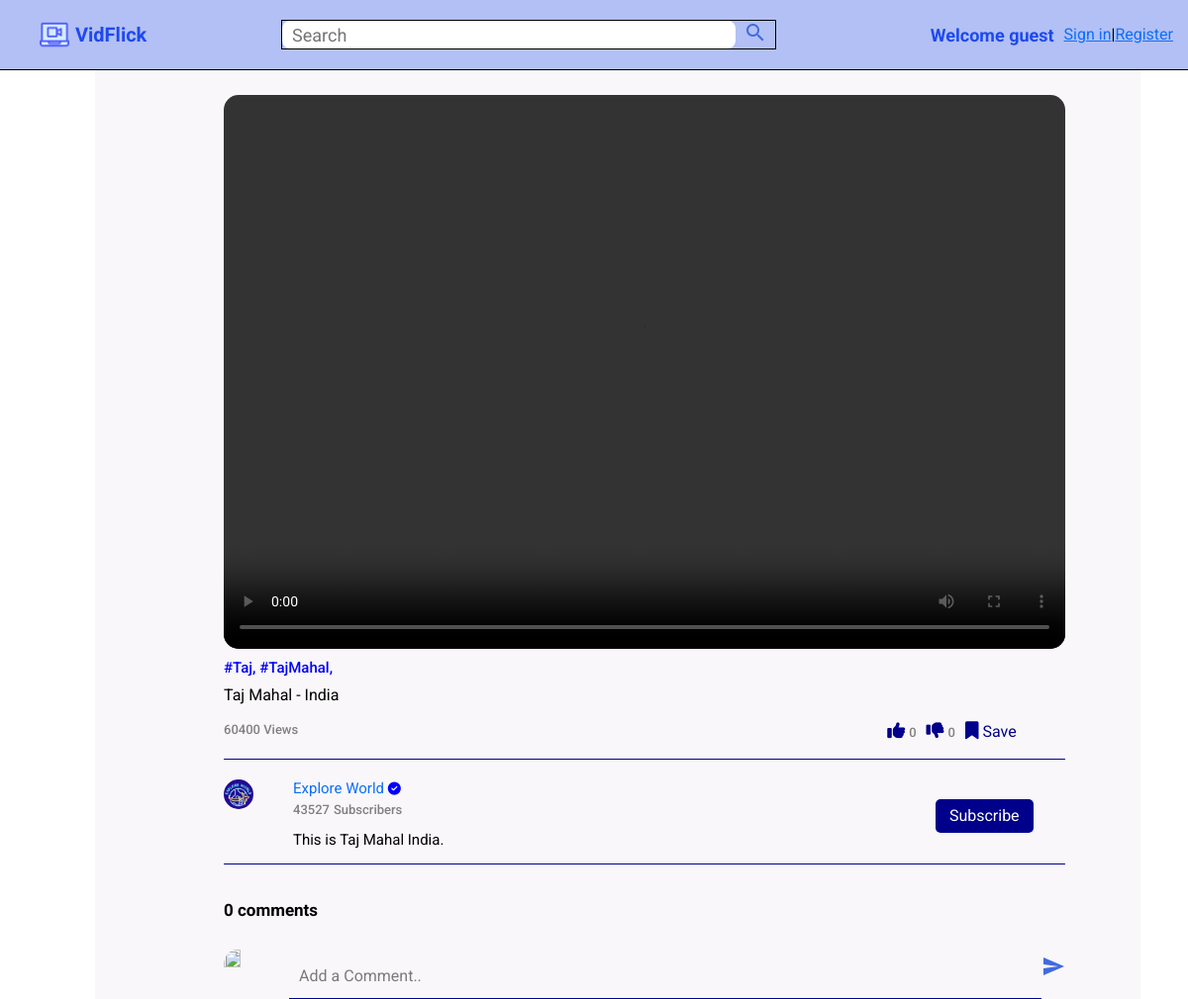
/watch/19/, run on the app's committed database.
### core/models.py (models this page shows, shortened)
class Video(models.Model):
    video = models.FileField(upload_to=user_directory_path)  # getting video from user and storing with user id by calling user_directory_path function.
    image = models.ImageField(upload_to=user_directory_path,null=True,blank=True)
    title = models.CharField(max_length=100)
    description = models.TextField(null=True, blank=True)
    tags = TaggableManager()
    date = models.DateTimeField(auto_now_add=True) # auto_now_add means it will take time and date of uploading the video.
    visibility =  models.CharField(choices=VISIBILITY,max_length=100,default='public')
    user = models.ForeignKey(User, on_delete=models.SET_NULL, null=True,related_name="user") # on_delete to specify if user get's delet then video should also get delete or not. CASCADE (delete)and SET_NULL(keep)
    views = models.IntegerField(default=0)
    likes = models.ManyToManyField(User,related_name="likes")
    dislikes = models.ManyToManyField(User,related_name="dislikes")

### userauths/models.py (models this page shows, shortened)
class User(AbstractUser):
    email = models.EmailField(unique=True,null=True)
    username = models.CharField(max_length=1000)
    groups = models.ManyToManyField(
        'auth.Group',
        related_name='userauths_groups',
        blank=True
    )
    user_permissions = models.ManyToManyField(
        'auth.Permission',
        related_name='userauths_permissions',
        blank=True
    )
    USERNAME_FIELD = "email"
    REQUIRED_FIELDS = ["username"]

### channel/models.py (models this page shows, shortened)
class Channel(models.Model):
    channel_art = models.ImageField(upload_to=user_directory_path,null=True,blank=True)
    image = models.ImageField(upload_to=user_directory_path,null=True,blank=True)
    full_name = models.CharField(max_length=100)
    channel_name = models.CharField(max_length=100)
    description = models.TextField(null=True, blank=True)
    keywords = TaggableManager()
    joined = models.DateTimeField(auto_now_add=True)
    status =  models.CharField(choices=STATUS,max_length=100,default='active')
    user = models.OneToOneField(User, on_delete=models.SET_NULL, null=True,related_name="channel_user")
    subscribers = models.ManyToManyField(User, related_name="user_sub")
    subs = models.IntegerField(default=0)
    verified = models.BooleanField(default=False)
    feature = models.BooleanField(default=True)
    bussiness_email = models.CharField(max_length=500, null=True)
    bussiness_location = models.CharField(max_length=500, null=True)

### core/views.py (the view)
# urls.py: path("watch/<int:pk>/",views.videoDetail, name="video-detail"),
def videoDetail(request,pk):
    video = Video.objects.get(id=pk)
    channel = Channel.objects.get(user=video.user)
    video.views =  video.views + 1
    video.save()
    comment = Comment.objects.filter(active=True,video=video).order_by("-date")  #order by("-date") to get latest comments top
    context = {
        "video": video,
        "comment":comment,
        "channel":channel,
    }
    return render(request,'video.html',context)

### channel/context_processors.py (called while the page is built)
def user_channel(request):
    if request.user.is_authenticated:
        try:
            channel = Channel.objects.get(user=request.user)
        except Channel.DoesNotExist:
            channel = None
    else:
        channel = None
    return {'channel': channel}

### templates/video.html (shortened to what this page needs)
{% extends 'base.html' %}
{% block content %}
{% include 'userauths/message.html'%}
{% load static %}
<!DOCTYPE html>
<html lang="en">
<head>
    <link rel="stylesheet" type="text/css" href="{% static 'css/style.css'%}">
    <link rel="stylesheet" type="text/css" href="{% static 'css/video.css'%}">
    <link rel="stylesheet" href="https://cdnjs.cloudflare.com/ajax/libs/font-awesome/6.7.2/css/all.min.css" />
</head>
<body>
    <main class="single_pages">
        <section class="video_items flex">
            <div class="left">
                <div class="left_content">
                    <video controls class="video-player">
                        <source src="{{video.video.url}}" type="video/mp4">
                    </video>
                    <div class="tag">
                        <label for="" class="tags">
                            {% for t in video.tags.all%}
                                #{{t.name}},
                            {% endfor %}
                        </label>
                        <p>{{video.title}}</p>
                    </div>
                    <div class="view flex border_bottom">
                        <div class="view-text">
                            <span>{{video.views}} Views</span>
                        </div>
                        <div class="flex">
                            <div class="icon">
                                <a href="{% url 'liked-video' video.id %}"><button id="like-button" onclick="addlike()"><i class="fa fa-thumbs-up"></i></button></a>
                                <label for=""><span id="like-count">0</span></label>
                            </div>
                            <div class="icon">
                                <button id="dislike-button" onclick="adddislike()"><i class="fa fa-thumbs-down"></i></button>
                                <label for=""><span id="dislike-count">0</span></label>
                            </div>
                            <div class="icon">
                                <a href="{% url 'saved-video' video.id %}"><button><i class="fa fa-bookmark"></i></button></a>
                                <label for="">Save</label>
                            </div>
                        </div>
                    </div>
                    <div class="details flex border_bottom">
                        <div class="img">
                            <img  src="{{video.user.channel_user.image.url}}" alt="">
                        </div>
                        <div class="heading">
                            <a href="{% url 'channel-prof' channel.id %}"> <h4>{{video.user.channel_user.channel_name}} {% if video.user.channel_user.verified == True %}<small><i class="fa fa-check-circle"></i></small>{% endif %}</h4></a>
                            <span id="co">{{channel.subs}}</span> <span>Subscribers</span>
                            <h5>{{video.description}}</h5>
                        </div>
                        {% if channel.user != user %}
                        <div class="sub">
                            <button onclick="addsub()" id="sub-btn" class="subscribe-btn">Subscribe</button>
                        </div>
                        {% endif %}
                    </div>
                    <div class="comment">
                        <div class="comment-heading flex">
                            <h4><b>{{comment.count}} comments</b></h4>
                        </div>
                    </div>
                    <div class="details comment_self flex">
                        <div class="img">
                            <img  src="https://encrypted-tbn0.gstatic.com/images?q=tbn:ANd9GcReDYDCobDGmhjOJGUSmVwnZfMjfgA0EMepboIRAhyp64fAxW3_Mw7LTvCj9U0VauWrv3Q&usqp=CAU" alt="">
                        </div>
                        <form action="" style="width:100%" id="comment_form"`>
                        <div class="heading flex">
                            <input type="text" placeholder="Add a Comment.." id="comment" name="comment">
                            <button><i class="material-icons">send</i></button>
                        </div>
                    </form>
                    </div>
                </div>
            </div>
        </section>
    </main>
</body>
</html>
{% endblock %}

### static/css/style.css (style rules this page uses)
* { margin: 0px; padding: 0px; box-sizing:border-box }
body { font-family: 'Roboto', sans-serif; }
.material-icons { color:royalblue }
h4 { margin-bottom: 10px; font-size: 17px; }
.title a, span { text-decoration: none; color: black; }
small { display: inline-flex; align-items: center; }
.flex { display: flex; }
.about-right h4, h5 { margin-bottom: 20px; margin-top: 20px; font-size: 15px; font-weight: normal; }

### static/css/video.css (style rules this page uses)
.video_items video { width:400px; height: 270px; object-fit: cover; margin-top: 20px; }
.video_items .img { width: 50px; height: 50px; border-radius: 50%; border:2px soild white; margin: 10px 20px 0 0; }
.video_items img { width:60%; height: 60%; object-fit: cover; border-radius: 50%; }
.fa-check-circle { color: blue; }
.video_items p { margin: 0; }
.video_items span { margin:0; color:grey; font-size: 13px; font-weight: 500; }
.flex { display: flex; }
@media screen and (min-width: 768px) { body { padding:16px 48px 0 96px; } }
.left { width: 1000px; color:black; margin-right: 30px; }
.left .left_content { width:850px; }
.left video { width:100%; height:70vh; }
.tags { color: blue; font-weight: 500; font-size: 15px; margin-bottom: 4px; }
.border_bottom { border-bottom: 1px solid darkblue; padding-bottom: 15px; }
.left .view { margin-top:10px; }
.left .icon { margin-right: 10px; color: darkblue; }
.flex .icon button { color: darkblue; font-size: 18px; }
.view .flex { margin-left: 70%; }
.left .details { margin-top: 10px; }
.left .details h4, .left .details h5 { margin: 0; margin-top: 10px; font-size: 15px; }
.left .details h4 { font-weight: 400; margin-right: 70px; }
.left .details h5 { font-weight: 400; }
.comment h4 { margin-right: 70px; font-weight: 500; }
.comment_self input { width: 300%; padding: 10px; margin-top: 15px; background: none; border:none; outline: none; color:black; border-bottom: 1px solid darkblue; }
.comment_self input::placeholder { color:rgb(122, 122, 122) }
.subscribe-btn { background-color: darkblue; padding: 5px 14px; color: white; text-decoration: none; border-radius: 5px; }
.sub { margin-top: 30px; margin-left: 470px; }
button { background: none; outline: none; border: none; }

### templates/includes/navbar.html (style rules this page uses)
.material-icons { color: #1F49EF; font-size: 25px; transition: transform 0.3s ease, color 0.3s ease; }

### templates/video.html (style rules this page uses)
main { background-color: #f9f7f9; }
section { margin-left: 130px; }
.left_content { margin-top: 60px; }
.video-player { border-radius: 15px; }
.heading a { text-decoration: none; }

### data on the page
Tag: name "Taj"
Tag: name "TajMahal"
Video: title "Taj Mahal - India", views "60400", user.channel_user.image (picture), user.channel_user.channel_name "Explore World", description "This is Taj Mahal India."
Channel: subs "43527"

### other printed values
{{ comment.count }} "0"
